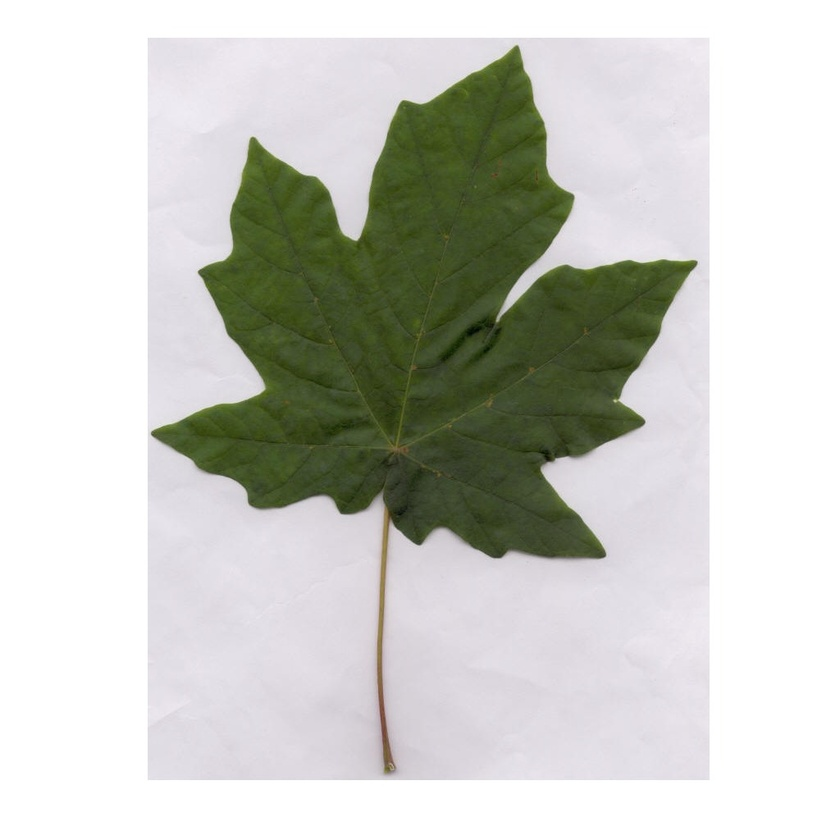
#> input picture images/macrophyllum/l04.jpg, 840 x 840 px, shrunk from 1024 x 1024 before the run
$ python otsu.py
#> lines starting #> are read from the running program, lines starting #| are printed output that depends on the picture
### src/function.py
import os

''' Retorna o caminho absoluto da imagem '''
def image_path(image_name = ''):
    return os.path.realpath(os.path.join(os.path.dirname(os.path.realpath(__file__)), '..', 'images', image_name))

''' Retorna o diretorio das imagens '''
def data_path():
    return os.path.realpath(os.path.join(os.path.dirname(os.path.realpath(__file__)), '..', 'data', 'folhas.csv'))

### src/otsu.py
# -*- coding: utf-8 -*-
from function import image_path
from matplotlib import pyplot
from skimage import io
from skimage import filter
from skimage import exposure

class Otsu(object):

    def __init__(self, image_name = 'macrophyllum/l04.jpg'):
        self.__img_path = image_path(image_name)

    def __transform(self):
        self.__img = io.imread(self.__img_path)
        self.__img_gray = io.imread(self.__img_path, True)

        self.__otsu = filter.threshold_otsu(self.__img_gray)

        self.__img_gray = self.__img_gray < self.__otsu

        # buscar função otsu  ou gerar nova imagem com for {0,1}
        self.__hist, self.__bins_center = exposure.histogram(self.__img_gray) # img < val | im

    def run(self):

        self.__transform()

        pyplot.figure(figsize=(9, 4))

        pyplot.subplot(131)
        pyplot.imshow(self.__img, cmap='gray', interpolation='nearest')
        pyplot.axis('off')

        pyplot.subplot(132)
        pyplot.imshow(self.__img_gray, cmap='gray', interpolation='nearest')
        pyplot.axis('off')

        pyplot.subplot(133)
        pyplot.plot(self.__bins_center, self.__hist, lw=2)
        pyplot.axvline(self.__otsu, color='k', ls='--')

        pyplot.show()
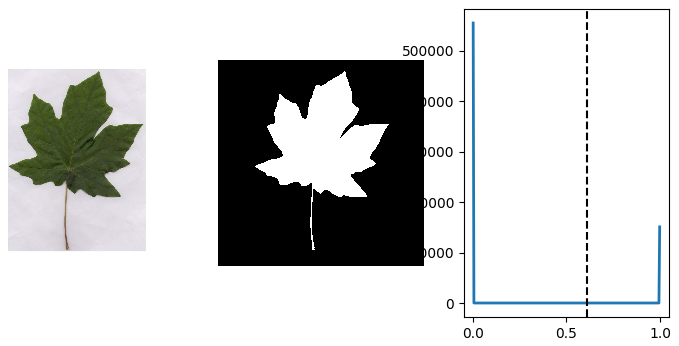
#> figure drawn by matplotlib, 3 panels; panel 3: curve peaks at x = 0.00195, y = 554802


# Run Code
if __name__ == '__main__':
    Otsu().run()
